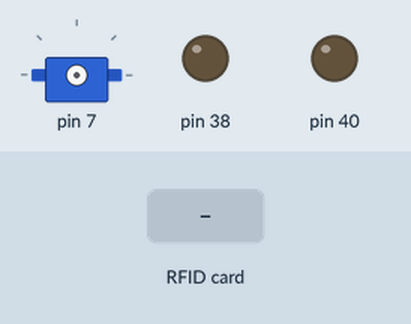
This program was run on a simulated Raspberry Pi (header pin numbers). On the bench: servo, output pins drawn as LEDs (lit = HIGH). The test bench sets the inputs (shaded band). The RFID card's data blocks start empty; servo angles are drawn from the pulse width (0.5 ms = 0°, 2.5 ms = 180°); what the program prints to the terminal is not drawn.

Above: at 1.2 s.
1.3 s: RFID card DB CD D9 AB held to the reader
At 2.1 s:
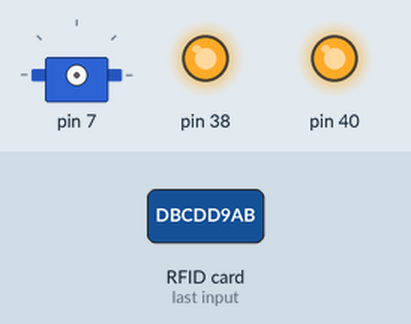
At 6.5 s:
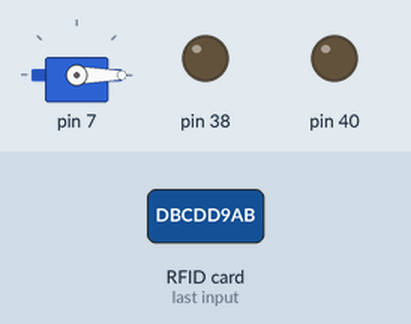
6.8 s: RFID card DB CD D9 AB held to the reader
At 7.6 s:
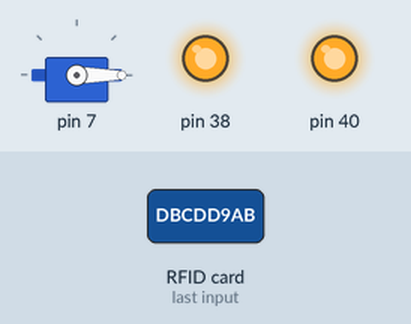
Timing chart, 0 to 12.3 s (numbered marks = the images above; inputs shaded):
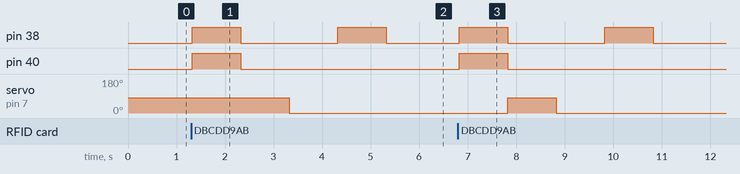

The program:

13Rfid_Servo.py
```python
import time
import RPi.GPIO as GPIO
from mfrc522 import SimpleMFRC522
from time import sleep

# servo
from Servo_13_2 import servo
servo = servo(servo=7, frequency=50)

GPIO.setwarnings(False)
reader = SimpleMFRC522()

# LED
GPIO.setup(40, GPIO.OUT)

# buzzer
GPIO.setup(38, GPIO.OUT)

# # initialize
# GPIO.output(40, False)
# GPIO.output(38, False)

print("RFID Reader is Starting ...")
while True:
    try:
        id, text = reader.read()
        print(f"Your ID : {id}")
        print(f'Your Text : {text}')
        if id == 944051432292:
            GPIO.output(40, True)
            # buzzer
            GPIO.output(38, True)
            time.sleep(1)
            GPIO.output(38, False)
            GPIO.output(40, False)

            # servo
            servo.dutyCycle(90)
            servo.dutyCycle(0)
        GPIO.output(38, True)
        time.sleep(1)
        GPIO.output(38, False)

    except:
        GPIO.cleanup()
```

Servo_13_2.py
```python
import RPi.GPIO as GPIO
from time import sleep


class servo:
    def __init__(self, servo, frequency) -> None:
        self.servo = servo
        self.frequency = frequency

        GPIO.setwarnings(False)
        GPIO.setmode(GPIO.BOARD)
        GPIO.setup(self.servo, GPIO.OUT)
        self.servoObj = GPIO.PWM(servo, frequency)  # 50Hz
        self.servoObj.start(0)

    def dutyCycle(self, angle):
        duty = angle / 18 + 2
        self.servoObj.ChangeDutyCycle(duty)
        sleep(1)


if __name__ == '__main__':
    servo = servo(servo=7, frequency=50)
    while True:
        try:
            servo.dutyCycle(90)
            print("Change to 90 degree ...")
            servo.dutyCycle(180)
            print("Change to 180 degree ...")
            servo.dutyCycle(90)
            print("Change to 90 degree ...")
            servo.dutyCycle(0)
            print("Change to 0 degree ...")
        except:
            GPIO.cleanup()
```

Measured:
- after the input at 1.3 s, pin 38: alternates HIGH for 1.0 s and LOW for 2.0 s, starting at once; pin 40: LOW → HIGH at once, → LOW 1.0 s later; servo on pin 7: 81° → 0° after 2.0 s
- after the input at 6.8 s, pin 38: alternates HIGH for 1.0 s and LOW for 2.0 s, 4 changes in all, then stays LOW, starting at once; pin 40: LOW → HIGH at once, → LOW 1.0 s later; servo on pin 7: 0° → 81° after 1.0 s, → 0° 1.0 s later
